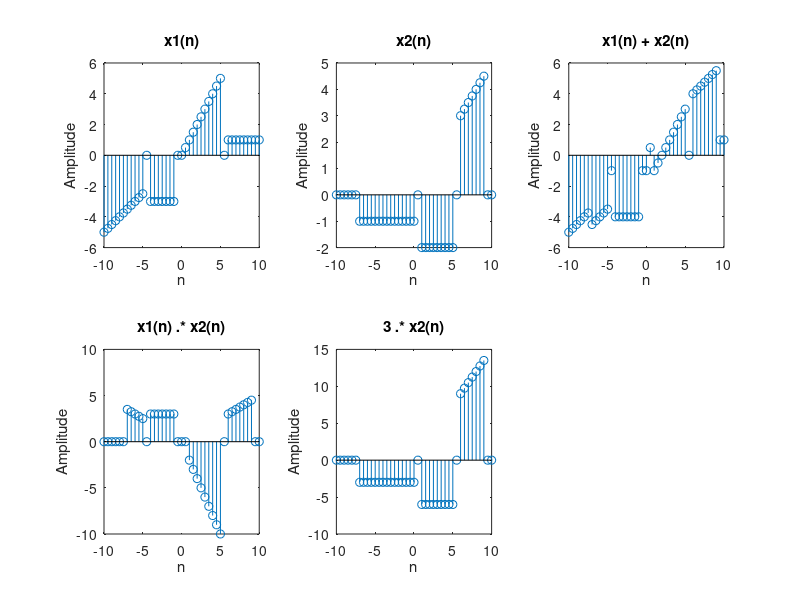

MATLAB code for this plot:
%Baliguat, Dennis Ivan C.
n = -10 : 0.5 : 10;

x1_a = 0.5*n;
x1_b = -3;
x1_c = n;
x1_d = 1;

x2_a = -1;
x2_b = -2;
x2_c = 0.5*n;

  x1 = x1_a .* ((-10 <= n) & (n <= -5))...
     + x1_b .* ((-4 <= n) & (n <= -1))...
     + x1_c .* ((0 <= n) & (n <= 5))...
     + x1_d .* ((6 <= n) & (n <= 10)); 
     
   x2 = x2_a .* ((-7 <= n) & (n <= 0))...
      + x2_b .* ((1 <= n) & (n <= 5))...
      + x2_c .* ((6 <= n) & (n <= 9));
      
 y_add    = x1 + x2;
 y_mul    = x1 .* x2;
 y_scale  = 3 .* x2;
 
figure('NumberTitle', 'off', 'Name', 'Baliguat');

%Signal 1
subplot(2,3,1);
stem(n, x1);
title('x1(n)');
xlabel('n');
ylabel('Amplitude');

%Signal 2
subplot(2,3,2);
stem(n, x2);
title('x2(n)');
xlabel('n');
ylabel('Amplitude');

%Signal A + Signal B
subplot(2,3,3);
stem(n, y_add);
title('x1(n) + x2(n)');
xlabel('n');
ylabel('Amplitude');

%Signal A .* Signal B
subplot(2,3,4);
stem(n, y_mul);
title('x1(n) .* x2(n)');
xlabel('n');
ylabel('Amplitude');

%Signal 3 .* B
subplot(2,3,5);
stem(n, y_scale);
title('3 .* x2(n)');
xlabel('n');
ylabel('Amplitude');
